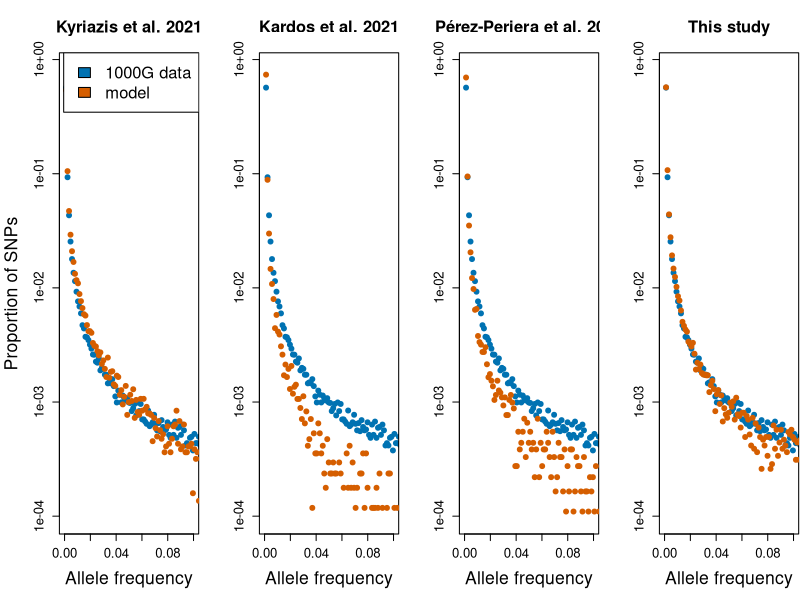
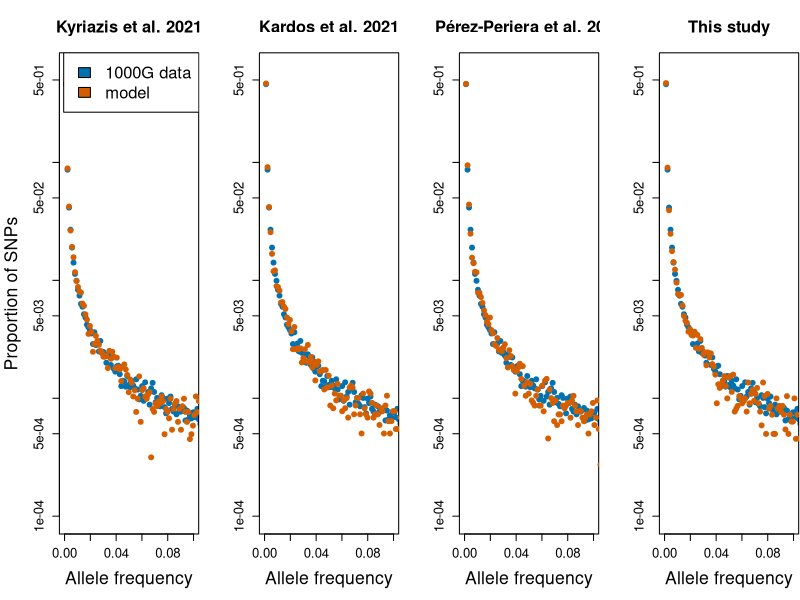

Write the R code that produced these figures, in order.

### script for creating Figures 3 and S3 from Kyriazis et al. 2023 AmNat

# read in data
# need to first set working directory to ~/data

### read in 1kg SFSs 
ns_sfs_1kg <- scan("1kg_nonsyn.txt")
ns_sfs_1kg <- replace(ns_sfs_1kg, ns_sfs_1kg==0, 1) # replace all zeros in SFS with 1 for log plotting
syn_sfs_1kg <- scan("1kg_syn.txt")
syn_sfs_1kg <- replace(syn_sfs_1kg, syn_sfs_1kg==0, 1)


### read in simulated perez SFSs
ns_sfs_perez <- read.table("perez_nonsyn.txt")
ns_sfs_perez <- colSums(ns_sfs_perez)
ns_sfs_perez <- replace(ns_sfs_perez, ns_sfs_perez==0, 1)
syn_sfs_perez <- read.table("perez_syn.txt")
syn_sfs_perez <- colSums(syn_sfs_perez)
syn_sfs_perez <- replace(syn_sfs_perez, syn_sfs_perez==0, 1)


### read in simulated henn SFSs
ns_sfs_henn <- read.table("henn_nonsyn.txt")
ns_sfs_henn <- colSums(ns_sfs_henn)
ns_sfs_henn <- replace(ns_sfs_henn, ns_sfs_henn==0, 1)
syn_sfs_henn <- read.table("henn_syn.txt")
syn_sfs_henn <- colSums(syn_sfs_henn)
syn_sfs_henn <- replace(syn_sfs_henn, syn_sfs_henn==0, 1)

### read in simulated kardos SFSs
ns_sfs_kardos <- read.table("kardos_nonsyn.txt")
ns_sfs_kardos <- colSums(ns_sfs_kardos)
ns_sfs_kardos <- replace(ns_sfs_kardos, ns_sfs_kardos==0, 1)
syn_sfs_kardos <- read.table("kardos_syn.txt")
syn_sfs_kardos <- colSums(syn_sfs_kardos)
syn_sfs_kardos <- replace(syn_sfs_kardos, syn_sfs_kardos==0, 1)

### read in simulated newDFE SFSs
ns_sfs_newDFE <- read.table("newDFE_nonsyn.txt")
ns_sfs_newDFE <- colSums(ns_sfs_newDFE)
ns_sfs_newDFE <- replace(ns_sfs_newDFE, ns_sfs_newDFE==0, 1)
syn_sfs_newDFE <- read.table("newDFE_syn.txt")
syn_sfs_newDFE <- colSums(syn_sfs_newDFE)
syn_sfs_newDFE <- replace(syn_sfs_newDFE, syn_sfs_newDFE==0, 1)



### main text NS SFSs (Fig 3)
pdf("NS_SFS_dotplots.pdf", width=10, height=3)
par(mfrow=c(1,4), mar=c(5,4.5,4,0.1))

xmax = 0.1
ymin = 1e-4
cols = c("#0072B2", "#D55E00")
allele_freq <- seq(from=1, to =864)/864
lab=1.6
axis=1.2
title=1.5

plot(allele_freq, ns_sfs_1kg/sum(ns_sfs_1kg), xlim=c(0,xmax), log='y', ylim=c(ymin, 0.8), pch=19, main = "Kyriazis et al. 2021", ylab = "Proportion of SNPs", col = cols[1], xlab = 'Allele frequency', cex.lab=lab, cex.axis=axis, cex.main=title)
points(allele_freq, ns_sfs_henn/sum(ns_sfs_henn), pch=19, col=cols[2])
legend(x = 'topright', legend = c("1000G data" ,"model"), fill = cols, cex=1.5)

plot(allele_freq, ns_sfs_1kg/sum(ns_sfs_1kg), xlim=c(0,xmax), log='y', ylim=c(ymin, 0.8), pch=19, main = "Kardos et al. 2021", ylab = "", col = cols[1], xlab = 'Allele frequency', cex.lab=lab, cex.axis=axis, cex.main=title)
points(allele_freq, ns_sfs_kardos/sum(ns_sfs_kardos), pch=19, col=cols[2])

plot(allele_freq, ns_sfs_1kg/sum(ns_sfs_1kg), xlim=c(0,xmax), log='y', ylim=c(ymin, 0.8), pch=19, main = "Pérez-Periera et al. 2022", ylab = "", col = cols[1], xlab = 'Allele frequency', cex.lab=lab, cex.axis=axis, cex.main=title)
points(allele_freq, ns_sfs_perez/sum(ns_sfs_perez), pch=19, col=cols[2])

plot(allele_freq, ns_sfs_1kg/sum(ns_sfs_1kg), xlim=c(0,xmax), log='y', ylim=c(ymin, 0.8), pch=19, main = "This study", ylab = "", col = cols[1], xlab = 'Allele frequency', cex.lab=lab, cex.axis=axis, cex.main=title)
points(allele_freq, ns_sfs_newDFE/sum(ns_sfs_newDFE), pch=19, col=cols[2])

dev.off()




### SI SYN SFSs (Fig S3)
pdf("SYN_SFS_dotplots.pdf", width=10, height=3)
par(mfrow=c(1,4), mar=c(5,4.5,4,0.1))

xmax = 0.1
ymin = 1e-4
cols = c("#0072B2", "#D55E00")
allele_freq <- seq(from=1, to =864)/864
lab=1.6
axis=1.2
title=1.5

plot(allele_freq, syn_sfs_1kg/sum(syn_sfs_1kg), xlim=c(0,xmax), log='y', ylim=c(ymin, 0.6), pch=19, main = "Kyriazis et al. 2021", ylab = "Proportion of SNPs", col = cols[1], xlab = 'Allele frequency', cex.lab=lab, cex.axis=axis, cex.main=title)
points(allele_freq, syn_sfs_henn/sum(syn_sfs_henn), pch=19, col=cols[2])
legend(x = 'topright', legend = c("1000G data" ,"model"), fill = cols, cex=1.5)

plot(allele_freq, syn_sfs_1kg/sum(syn_sfs_1kg), xlim=c(0,xmax), log='y', ylim=c(ymin, 0.6), pch=19, main = "Kardos et al. 2021", ylab = "", col = cols[1], xlab = 'Allele frequency', cex.lab=lab, cex.axis=axis, cex.main=title)
points(allele_freq, syn_sfs_kardos/sum(syn_sfs_kardos), pch=19, col=cols[2])

plot(allele_freq, syn_sfs_1kg/sum(syn_sfs_1kg), xlim=c(0,xmax), log='y', ylim=c(ymin, 0.6), pch=19, main = "Pérez-Periera et al. 2022", ylab = "", col = cols[1], xlab = 'Allele frequency', cex.lab=lab, cex.axis=axis, cex.main=title)
points(allele_freq, syn_sfs_perez/sum(syn_sfs_perez), pch=19, col=cols[2])

plot(allele_freq, syn_sfs_1kg/sum(syn_sfs_1kg), xlim=c(0,xmax), log='y', ylim=c(ymin, 0.6), pch=19, main = "This study", ylab = "", col = cols[1], xlab = 'Allele frequency', cex.lab=lab, cex.axis=axis, cex.main=title)
points(allele_freq, syn_sfs_newDFE/sum(syn_sfs_newDFE), pch=19, col=cols[2])


dev.off()




### fraction of NS alleles above ~5%
864*0.05

sum(ns_sfs_1kg[43:864]/sum(ns_sfs_1kg))
sum(ns_sfs_henn[43:864]/sum(ns_sfs_henn))
sum(ns_sfs_kardos[43:864]/sum(ns_sfs_kardos))
sum(ns_sfs_perez[43:864]/sum(ns_sfs_perez))
sum(ns_sfs_newDFE[43:864]/sum(ns_sfs_newDFE))


### fraction of NS singletons
(ns_sfs_1kg/sum(ns_sfs_1kg))[1]
(ns_sfs_henn/sum(ns_sfs_henn))[1]
(ns_sfs_kardos/sum(ns_sfs_kardos))[1]
(ns_sfs_perez/sum(ns_sfs_perez))[1]
(ns_sfs_newDFE/sum(ns_sfs_newDFE))[1]







